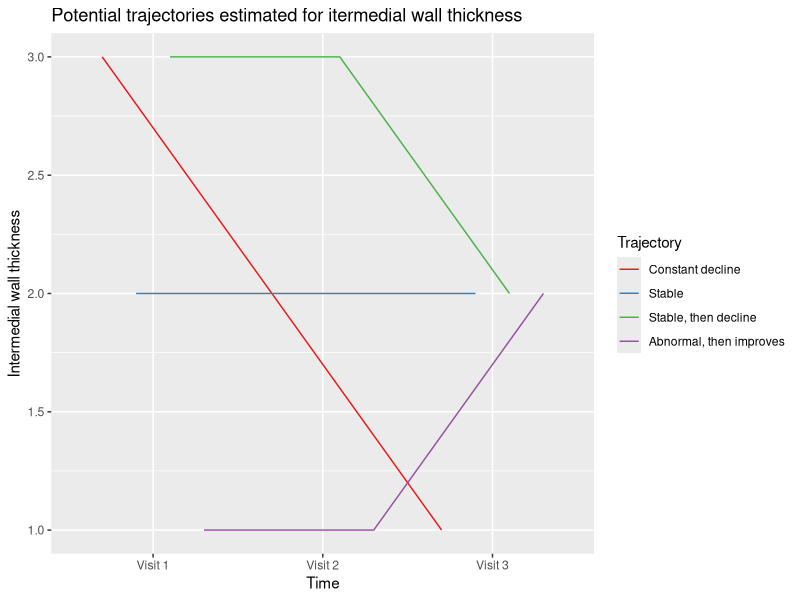

This figure's R source: (Note: this script raises an error after producing the figure.)
## ---- chunk 1
library(tidyverse)
library(cowplot)

expand.grid(visit = c("Visit 1", "Visit 2", "Visit 3"),
            trajectory = c("Constant decline", "Stable", "Stable, then decline", "Abnormal, then improves")) %>%
  as_tibble() %>%
  mutate(
    y = c(3, 2, 1, 2, 2, 2, 3, 3, 2, 1, 1, 2)
  ) %>%
  ggplot(aes(x = visit, y = y, color = trajectory, group = trajectory)) +
  geom_path(position = position_dodge(0.8)) +
  scale_color_brewer(palette = "Set1", name = "Trajectory") +
  labs(
    x = "Time",
    y = "Intermedial wall thickness",
    title = "Potential trajectories estimated for itermedial wall thickness"
  )
## ---- chunk 2
library(tidyverse)
library(lubridate)
## ---- chunk 3
knitr::include_graphics("grid_plot.png")
